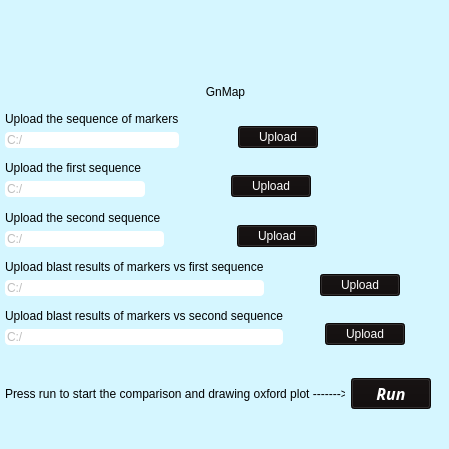
<?xml version="1.0" encoding="UTF-8"?>
<ui version="4.0">
 <class>Form</class>
 <widget class="QWidget" name="Form">
  <property name="geometry">
   <rect>
    <x>0</x>
    <y>0</y>
    <width>449</width>
    <height>449</height>
   </rect>
  </property>
  <property name="windowTitle">
   <string>Form</string>
  </property>
  <property name="styleSheet">
   <string notr="true">background-color:rgb(213, 246, 255);</string>
  </property>
  <widget class="QWidget" name="verticalLayoutWidget">
   <property name="geometry">
    <rect>
     <x>0</x>
     <y>80</y>
     <width>451</width>
     <height>376</height>
    </rect>
   </property>
   <layout class="QVBoxLayout" name="verticalLayout_2">
    <property name="leftMargin">
     <number>5</number>
    </property>
    <property name="topMargin">
     <number>5</number>
    </property>
    <property name="rightMargin">
     <number>5</number>
    </property>
    <property name="bottomMargin">
     <number>20</number>
    </property>
    <item>
     <widget class="QLabel" name="label_5">
      <property name="styleSheet">
       <string notr="true">font: 81 18pt &quot;Rockwell Extra Bold&quot;;</string>
      </property>
      <property name="text">
       <string>GnMap</string>
      </property>
      <property name="alignment">
       <set>Qt::AlignCenter</set>
      </property>
     </widget>
    </item>
    <item>
     <layout class="QHBoxLayout" name="horizontalLayout_11">
      <property name="rightMargin">
       <number>15</number>
      </property>
      <item>
       <layout class="QVBoxLayout" name="verticalLayout_13">
        <property name="rightMargin">
         <number>53</number>
        </property>
        <item>
         <spacer name="verticalSpacer">
          <property name="orientation">
           <enum>Qt::Vertical</enum>
          </property>
          <property name="sizeHint" stdset="0">
           <size>
            <width>20</width>
            <height>40</height>
           </size>
          </property>
         </spacer>
        </item>
        <item>
         <widget class="QLabel" name="label_6">
          <property name="styleSheet">
           <string notr="true">font: 10pt &quot;MS Shell Dlg 2&quot;;</string>
          </property>
          <property name="text">
           <string>Upload the sequence of markers</string>
          </property>
         </widget>
        </item>
        <item>
         <widget class="QLineEdit" name="le1">
          <property name="enabled">
           <bool>false</bool>
          </property>
          <property name="styleSheet">
           <string notr="true">background-color:rgb(255, 255, 255);
font: 8pt &quot;MS Shell Dlg 2&quot;;
border-radius: 4px;
</string>
          </property>
          <property name="text">
           <string>C:/</string>
          </property>
         </widget>
        </item>
       </layout>
      </item>
      <item>
       <layout class="QVBoxLayout" name="verticalLayout_14">
        <item>
         <spacer name="verticalSpacer_2">
          <property name="orientation">
           <enum>Qt::Vertical</enum>
          </property>
          <property name="sizeHint" stdset="0">
           <size>
            <width>20</width>
            <height>40</height>
           </size>
          </property>
         </spacer>
        </item>
        <item>
         <widget class="QPushButton" name="pb1">
          <property name="styleSheet">
           <string notr="true">background-color:rgb(16, 12, 12);
color:rgb(255, 255, 255);
</string>
          </property>
          <property name="text">
           <string>Upload</string>
          </property>
         </widget>
        </item>
       </layout>
      </item>
      <item>
       <spacer name="horizontalSpacer_10">
        <property name="orientation">
         <enum>Qt::Horizontal</enum>
        </property>
        <property name="sizeHint" stdset="0">
         <size>
          <width>40</width>
          <height>20</height>
         </size>
        </property>
       </spacer>
      </item>
     </layout>
    </item>
    <item>
     <layout class="QHBoxLayout" name="horizontalLayout_18">
      <property name="rightMargin">
       <number>15</number>
      </property>
      <item>
       <layout class="QVBoxLayout" name="verticalLayout_27">
        <property name="rightMargin">
         <number>80</number>
        </property>
        <item>
         <spacer name="verticalSpacer_4">
          <property name="orientation">
           <enum>Qt::Vertical</enum>
          </property>
          <property name="sizeHint" stdset="0">
           <size>
            <width>20</width>
            <height>40</height>
           </size>
          </property>
         </spacer>
        </item>
        <item>
         <widget class="QLabel" name="label_12">
          <property name="styleSheet">
           <string notr="true">font: 10pt &quot;MS Shell Dlg 2&quot;;</string>
          </property>
          <property name="text">
           <string>Upload the first sequence </string>
          </property>
         </widget>
        </item>
        <item>
         <widget class="QLineEdit" name="le2">
          <property name="enabled">
           <bool>false</bool>
          </property>
          <property name="styleSheet">
           <string notr="true">background-color:rgb(255, 255, 255);
font: 8pt &quot;MS Shell Dlg 2&quot;;
border-radius: 4px;
</string>
          </property>
          <property name="text">
           <string>C:/</string>
          </property>
         </widget>
        </item>
       </layout>
      </item>
      <item>
       <layout class="QVBoxLayout" name="verticalLayout_28">
        <item>
         <spacer name="verticalSpacer_3">
          <property name="orientation">
           <enum>Qt::Vertical</enum>
          </property>
          <property name="sizeHint" stdset="0">
           <size>
            <width>20</width>
            <height>40</height>
           </size>
          </property>
         </spacer>
        </item>
        <item>
         <widget class="QPushButton" name="pb2">
          <property name="styleSheet">
           <string notr="true">background-color:rgb(16, 12, 12);
color:rgb(255, 255, 255);</string>
          </property>
          <property name="text">
           <string>Upload</string>
          </property>
         </widget>
        </item>
       </layout>
      </item>
      <item>
       <spacer name="horizontalSpacer_8">
        <property name="orientation">
         <enum>Qt::Horizontal</enum>
        </property>
        <property name="sizeHint" stdset="0">
         <size>
          <width>40</width>
          <height>20</height>
         </size>
        </property>
       </spacer>
      </item>
     </layout>
    </item>
    <item>
     <layout class="QHBoxLayout" name="horizontalLayout_12">
      <property name="rightMargin">
       <number>15</number>
      </property>
      <item>
       <layout class="QVBoxLayout" name="verticalLayout_15">
        <property name="rightMargin">
         <number>67</number>
        </property>
        <item>
         <spacer name="verticalSpacer_5">
          <property name="orientation">
           <enum>Qt::Vertical</enum>
          </property>
          <property name="sizeHint" stdset="0">
           <size>
            <width>20</width>
            <height>40</height>
           </size>
          </property>
         </spacer>
        </item>
        <item>
         <widget class="QLabel" name="label_7">
          <property name="styleSheet">
           <string notr="true">font: 10pt &quot;MS Shell Dlg 2&quot;;</string>
          </property>
          <property name="text">
           <string>Upload the second sequence </string>
          </property>
         </widget>
        </item>
        <item>
         <widget class="QLineEdit" name="le3">
          <property name="enabled">
           <bool>false</bool>
          </property>
          <property name="styleSheet">
           <string notr="true">background-color:rgb(255, 255, 255);
font: 8pt &quot;MS Shell Dlg 2&quot;;
border-radius: 4px;
</string>
          </property>
          <property name="text">
           <string>C:/</string>
          </property>
         </widget>
        </item>
       </layout>
      </item>
      <item>
       <layout class="QVBoxLayout" name="verticalLayout_16">
        <item>
         <spacer name="verticalSpacer_6">
          <property name="orientation">
           <enum>Qt::Vertical</enum>
          </property>
          <property name="sizeHint" stdset="0">
           <size>
            <width>20</width>
            <height>40</height>
           </size>
          </property>
         </spacer>
        </item>
        <item>
         <widget class="QPushButton" name="pb3">
          <property name="styleSheet">
           <string notr="true">background-color:rgb(16, 12, 12);
color:rgb(255, 255, 255);</string>
          </property>
          <property name="text">
           <string>Upload</string>
          </property>
         </widget>
        </item>
       </layout>
      </item>
      <item>
       <spacer name="horizontalSpacer_6">
        <property name="orientation">
         <enum>Qt::Horizontal</enum>
        </property>
        <property name="sizeHint" stdset="0">
         <size>
          <width>40</width>
          <height>20</height>
         </size>
        </property>
       </spacer>
      </item>
     </layout>
    </item>
    <item>
     <layout class="QHBoxLayout" name="horizontalLayout_16">
      <property name="rightMargin">
       <number>15</number>
      </property>
      <item>
       <layout class="QVBoxLayout" name="verticalLayout_23">
        <property name="rightMargin">
         <number>50</number>
        </property>
        <item>
         <spacer name="verticalSpacer_15">
          <property name="orientation">
           <enum>Qt::Vertical</enum>
          </property>
          <property name="sizeHint" stdset="0">
           <size>
            <width>20</width>
            <height>40</height>
           </size>
          </property>
         </spacer>
        </item>
        <item>
         <widget class="QLabel" name="label_10">
          <property name="styleSheet">
           <string notr="true">font: 10pt &quot;MS Shell Dlg 2&quot;;</string>
          </property>
          <property name="text">
           <string>Upload blast results of markers vs first sequence</string>
          </property>
         </widget>
        </item>
        <item>
         <widget class="QLineEdit" name="le4">
          <property name="enabled">
           <bool>false</bool>
          </property>
          <property name="styleSheet">
           <string notr="true">background-color:rgb(255, 255, 255);
font: 8pt &quot;MS Shell Dlg 2&quot;;
border-radius: 4px;
</string>
          </property>
          <property name="text">
           <string>C:/</string>
          </property>
         </widget>
        </item>
       </layout>
      </item>
      <item>
       <layout class="QVBoxLayout" name="verticalLayout_24">
        <item>
         <spacer name="verticalSpacer_16">
          <property name="orientation">
           <enum>Qt::Vertical</enum>
          </property>
          <property name="sizeHint" stdset="0">
           <size>
            <width>20</width>
            <height>40</height>
           </size>
          </property>
         </spacer>
        </item>
        <item>
         <widget class="QPushButton" name="pb4">
          <property name="styleSheet">
           <string notr="true">background-color:rgb(16, 12, 12);
color:rgb(255, 255, 255);
</string>
          </property>
          <property name="text">
           <string>Upload</string>
          </property>
         </widget>
        </item>
       </layout>
      </item>
      <item>
       <spacer name="horizontalSpacer_4">
        <property name="orientation">
         <enum>Qt::Horizontal</enum>
        </property>
        <property name="sizeHint" stdset="0">
         <size>
          <width>40</width>
          <height>20</height>
         </size>
        </property>
       </spacer>
      </item>
     </layout>
    </item>
    <item>
     <layout class="QHBoxLayout" name="horizontalLayout_3">
      <property name="rightMargin">
       <number>15</number>
      </property>
      <item>
       <layout class="QVBoxLayout" name="verticalLayout_4">
        <property name="rightMargin">
         <number>36</number>
        </property>
        <item>
         <spacer name="verticalSpacer_19">
          <property name="orientation">
           <enum>Qt::Vertical</enum>
          </property>
          <property name="sizeHint" stdset="0">
           <size>
            <width>20</width>
            <height>40</height>
           </size>
          </property>
         </spacer>
        </item>
        <item>
         <widget class="QLabel" name="label_8">
          <property name="styleSheet">
           <string notr="true">font: 10pt &quot;MS Shell Dlg 2&quot;;</string>
          </property>
          <property name="text">
           <string>Upload blast results of markers vs second sequence</string>
          </property>
         </widget>
        </item>
        <item>
         <widget class="QLineEdit" name="le5">
          <property name="enabled">
           <bool>false</bool>
          </property>
          <property name="styleSheet">
           <string notr="true">background-color:rgb(255, 255, 255);
font: 8pt &quot;MS Shell Dlg 2&quot;;
border-radius: 4px;
</string>
          </property>
          <property name="text">
           <string>C:/</string>
          </property>
         </widget>
        </item>
       </layout>
      </item>
      <item>
       <layout class="QVBoxLayout" name="verticalLayout_17">
        <item>
         <spacer name="verticalSpacer_20">
          <property name="orientation">
           <enum>Qt::Vertical</enum>
          </property>
          <property name="sizeHint" stdset="0">
           <size>
            <width>20</width>
            <height>40</height>
           </size>
          </property>
         </spacer>
        </item>
        <item>
         <widget class="QPushButton" name="pb5">
          <property name="styleSheet">
           <string notr="true">background-color:rgb(16, 12, 12);
color:rgb(255, 255, 255);</string>
          </property>
          <property name="text">
           <string>Upload</string>
          </property>
         </widget>
        </item>
       </layout>
      </item>
      <item>
       <spacer name="horizontalSpacer_3">
        <property name="orientation">
         <enum>Qt::Horizontal</enum>
        </property>
        <property name="sizeHint" stdset="0">
         <size>
          <width>40</width>
          <height>20</height>
         </size>
        </property>
       </spacer>
      </item>
     </layout>
    </item>
    <item>
     <spacer name="verticalSpacer_7">
      <property name="orientation">
       <enum>Qt::Vertical</enum>
      </property>
      <property name="sizeHint" stdset="0">
       <size>
        <width>18</width>
        <height>40</height>
       </size>
      </property>
     </spacer>
    </item>
    <item>
     <layout class="QHBoxLayout" name="horizontalLayout_2">
      <property name="topMargin">
       <number>20</number>
      </property>
      <property name="rightMargin">
       <number>15</number>
      </property>
      <item>
       <widget class="QLabel" name="label">
        <property name="text">
         <string>Press run to start the comparison and drawing oxford plot -------&gt;</string>
        </property>
       </widget>
      </item>
      <item>
       <spacer name="horizontalSpacer">
        <property name="orientation">
         <enum>Qt::Horizontal</enum>
        </property>
        <property name="sizeHint" stdset="0">
         <size>
          <width>40</width>
          <height>20</height>
         </size>
        </property>
       </spacer>
      </item>
      <item>
       <widget class="QPushButton" name="pushButton">
        <property name="font">
         <font>
          <family>Nirmala UI Semilight</family>
          <pointsize>12</pointsize>
          <weight>75</weight>
          <italic>true</italic>
          <bold>true</bold>
         </font>
        </property>
        <property name="styleSheet">
         <string notr="true">background-color:rgb(16, 12, 12);
color:rgb(255, 255, 255);</string>
        </property>
        <property name="text">
         <string>Run</string>
        </property>
       </widget>
      </item>
     </layout>
    </item>
    <item>
     <widget class="QLabel" name="label_2">
      <property name="styleSheet">
       <string notr="true">color: red; 
font: bold 18px;</string>
      </property>
      <property name="text">
       <string/>
      </property>
     </widget>
    </item>
   </layout>
  </widget>
 </widget>
 <resources/>
 <connections/>
</ui>
